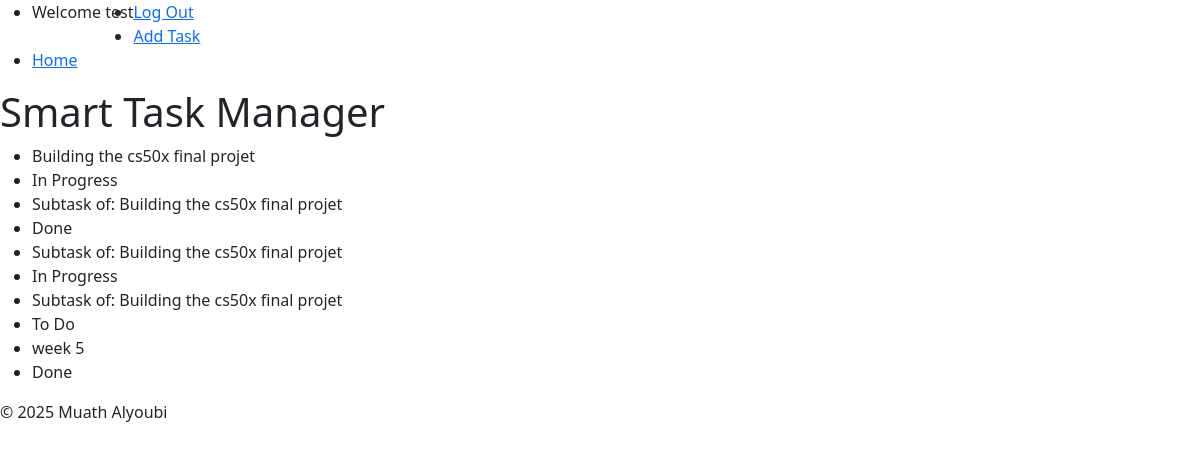
Page /tasks (signed in) on the committed database.
### tables this page shows
CREATE TABLE tasks(
                id INTEGER PRIMARY KEY AUTOINCREMENT NOT NULL,
                title TEXT NOT NULL,
                user_id INTEGER NOT NULL,
                description TEXT,
                status TEXT NOT NULL DEFAULT 'To Do',
                created_at TIMESTAMP DEFAULT CURRENT_TIMESTAMP, 
                priority TEXT NOT NULL, 
                due_date DATE,  
                FOREIGN KEY (user_id) REFERENCES users(id) ON DELETE CASCADE
                );

### app.py (the view)
@app.route("/tasks")
@login_required
def tasks():
    tasks =  get_tasks_by_user(session["user_id"])
    return render_template("tasks.html", tasks=tasks)

### db.py (called while the page is built)
def get_db():
    if "db" not in g:
        g.db = sqlite3.connect(
            DATABASE,
            detect_types=sqlite3.PARSE_DECLTYPES,
            check_same_thread=False
        )
        g.db.row_factory = sqlite3.Row
    return g.db

def get_tasks_by_user(user_id):
    db = get_db()
    return db.execute("SELECT * FROM tasks WHERE user_id = ?", (user_id,)).fetchall()

### helpers.py (called while the page is built)
def login_required(f):
    @wraps(f)
    def decorated_function(*args, **kwargs):
        if session.get("user_id") is None:
            return redirect(url_for('login', next=request.url))
        return f(*args, **kwargs)
    return decorated_function

### templates/tasks.html (shortened to what this page needs)
{% extends "layout.html" %}
{% block body %}
    <header>
            <h1>Smart Task Manager</h1>
    </header>
    <main>
        <section id="tasks">
            <ul>
                {% for task in tasks %}
                    <li>{{ task.title }}</li>
                    <li>{{ task.status }}</li>
                {% endfor %}
            </ul>
        </section>
    </main>
{% endblock %}

### templates/layout.html (shortened to what this page needs)
<!DOCTYPE html>
<html lang="en">
    <head>
        <link rel="stylesheet" href="{{ url_for('static', filename='css/style.css') }}">
        <link href="https://getbootstrap.com/docs/5.3/assets/css/docs.css" rel="stylesheet">
        <link href="https://cdn.jsdelivr.net/npm/bootstrap@5.3.8/dist/css/bootstrap.min.css" rel="stylesheet">
    </head>
    <body>
        <nav id="navbar">
            {% if session["username"] %}
                <ul>
                    <li style="float: left;"><p>Welcome {{ session["username"] }}</p></li>
                    <li><a href="/logout">Log Out</a></li>
                    <li><a href="/addtask">Add Task</a></li>
                    <li><a href="/">Home</a></li>
                </ul>
            {% else %}
                <ul>
                    <li><a href="/login">Log In</a></li>
                    <li><a href="/register">Register</a></li>
                </ul>
            {% endif %}
        </nav>
        {% block body %}{% endblock %}
        <footer>
            &copy; 2025 Muath Alyoubi
        </footer>
    </body>
</html>

### rows in the picture
tasks: title "Building the cs50x final projet", status "In Progress"
tasks: title "Subtask of: Building the cs50x final projet", status "Done"
tasks: title "Subtask of: Building the cs50x final projet", status "In Progress"
tasks: title "Subtask of: Building the cs50x final projet", status "To Do"
tasks: title "week 5", status "Done"

### other values in the picture
{{ session["username"] }} "test"
